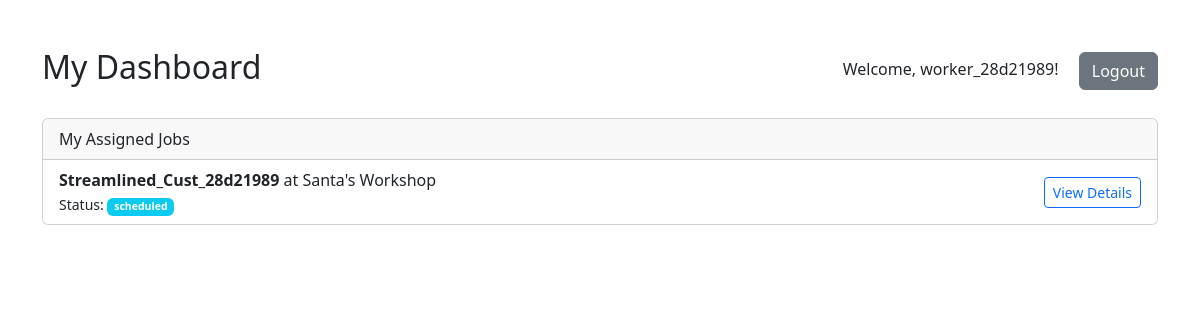
/dashboard (signed in), run on the app's committed database.
### app/models.py (models this page shows, shortened)
class User(db.Model, UserMixin):
    id = db.Column(db.Integer, primary_key=True)
    username = db.Column(db.String(80), unique=True, nullable=False)
    email = db.Column(db.String(100), unique=True)
    password_hash = db.Column(db.String(128), nullable=False)
    role = db.Column(db.String(20), nullable=False) # 'organizer' or 'worker'
    jobs = db.relationship('Job', backref='worker', lazy=True)
    street = db.Column(db.String(200))
    town = db.Column(db.String(100))
    postcode = db.Column(db.String(20))
    latitude = db.Column(db.Float)
    longitude = db.Column(db.Float)
    contracted_hours = db.Column(db.Integer)
    work_days = db.Column(db.String(100)) # e.g., "Mon,Tue,Wed,Thu,Fri"

class Job(db.Model):
    id = db.Column(db.Integer, primary_key=True)
    location = db.Column(db.String(200), nullable=False) # Can be more specific than customer address
    duration = db.Column(db.Integer, nullable=False) # Estimated duration in minutes
    status = db.Column(db.String(20), nullable=False, default='scheduled') # scheduled, in_progress, completed
    start_time = db.Column(db.DateTime, nullable=True) # Actual start time
    end_time = db.Column(db.DateTime, nullable=True) # Actual end time
    notes = db.Column(db.Text)
    worker_id = db.Column(db.Integer, db.ForeignKey('user.id'), nullable=False)
    customer_id = db.Column(db.Integer, db.ForeignKey('customer.id'), nullable=False)
    scheduled_date = db.Column(db.Date, nullable=True)
    scheduled_time = db.Column(db.Time, nullable=True)
    recurrence_rule = db.Column(db.String(50), nullable=True)

class Customer(db.Model):
    id = db.Column(db.Integer, primary_key=True)
    name = db.Column(db.String(100), nullable=False)
    phone = db.Column(db.String(20))
    email = db.Column(db.String(100))
    notes = db.Column(db.Text)
    jobs = db.relationship('Job', backref='customer', lazy=True)
    street = db.Column(db.String(200))
    town = db.Column(db.String(100))
    postcode = db.Column(db.String(20))
    latitude = db.Column(db.Float)
    longitude = db.Column(db.Float)

### app/routes.py (the view)
@main.route('/dashboard')
@login_required
def dashboard():
    if current_user.role == 'organizer':
        jobs = Job.query.order_by(Job.id.desc()).all()
        return render_template('dashboard_organizer.html', jobs=jobs)
    else: # worker
        jobs = Job.query.filter_by(worker_id=current_user.id).order_by(Job.id.desc()).all()
        return render_template('dashboard_worker.html', jobs=jobs)

### templates/dashboard_worker.html (shortened to what this page needs)
{% extends "base.html" %}
{% block content %}
<div class="d-flex justify-content-between align-items-center mt-5">
  <h2>My Dashboard</h2>
  <div>
    <span class="me-3">Welcome, {{ current_user.username }}!</span>
    <a href="{{ url_for('main.logout') }}" class="btn btn-secondary">Logout</a>
  </div>
</div>
<div class="card mt-4">
  <div class="card-header">
    My Assigned Jobs
  </div>
  <ul class="list-group list-group-flush">
    {% for job in jobs %}
      <li class="list-group-item d-flex justify-content-between align-items-center">
        <div>
          <strong>{{ job.customer.name }}</strong> at {{ job.location }}<br>
          <small>Status: <span class="badge bg-info">{{ job.status }}</span></small>
        </div>
        <a href="{{ url_for('main.job_details', job_id=job.id) }}" class="btn btn-sm btn-outline-primary">View Details</a>
      </li>
    {% else %}
      <li class="list-group-item">You have no assigned jobs.</li>
    {% endfor %}
  </ul>
</div>
{% endblock %}

### data on the page
User: username "worker_28d21989"
Job: customer.name "Streamlined_Cust_28d21989", location "Santa's Workshop", status "scheduled"
